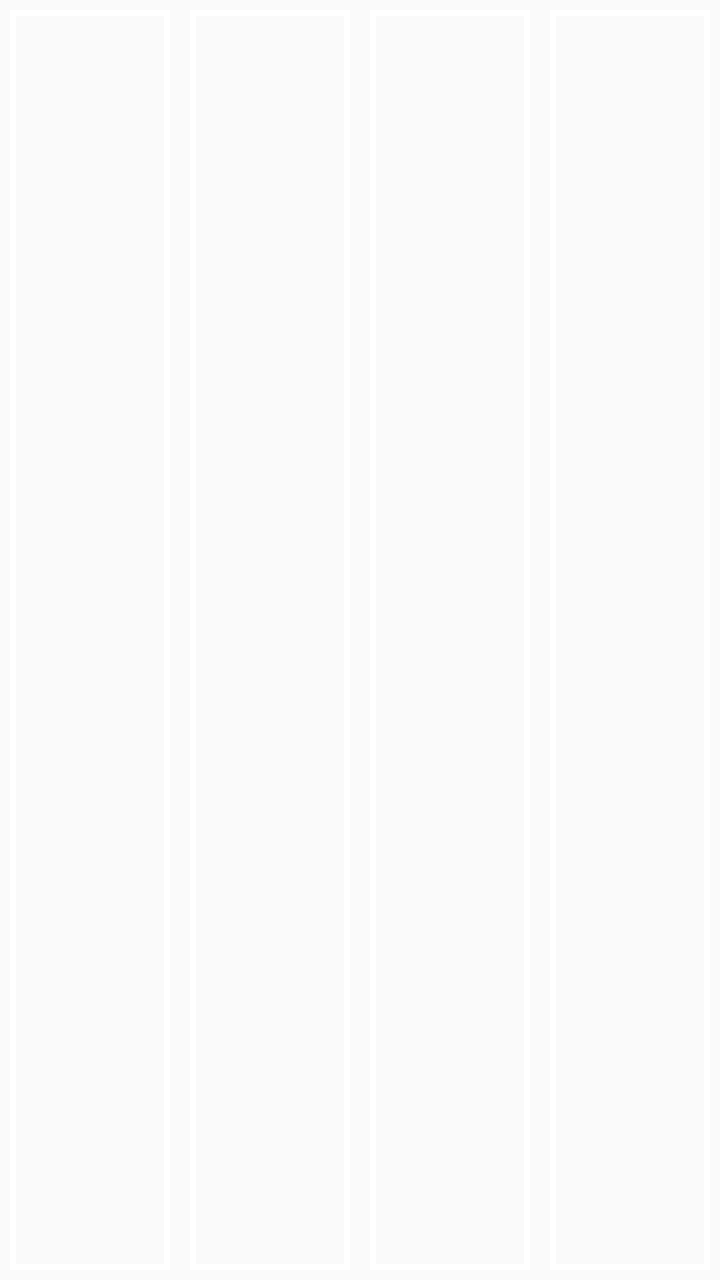
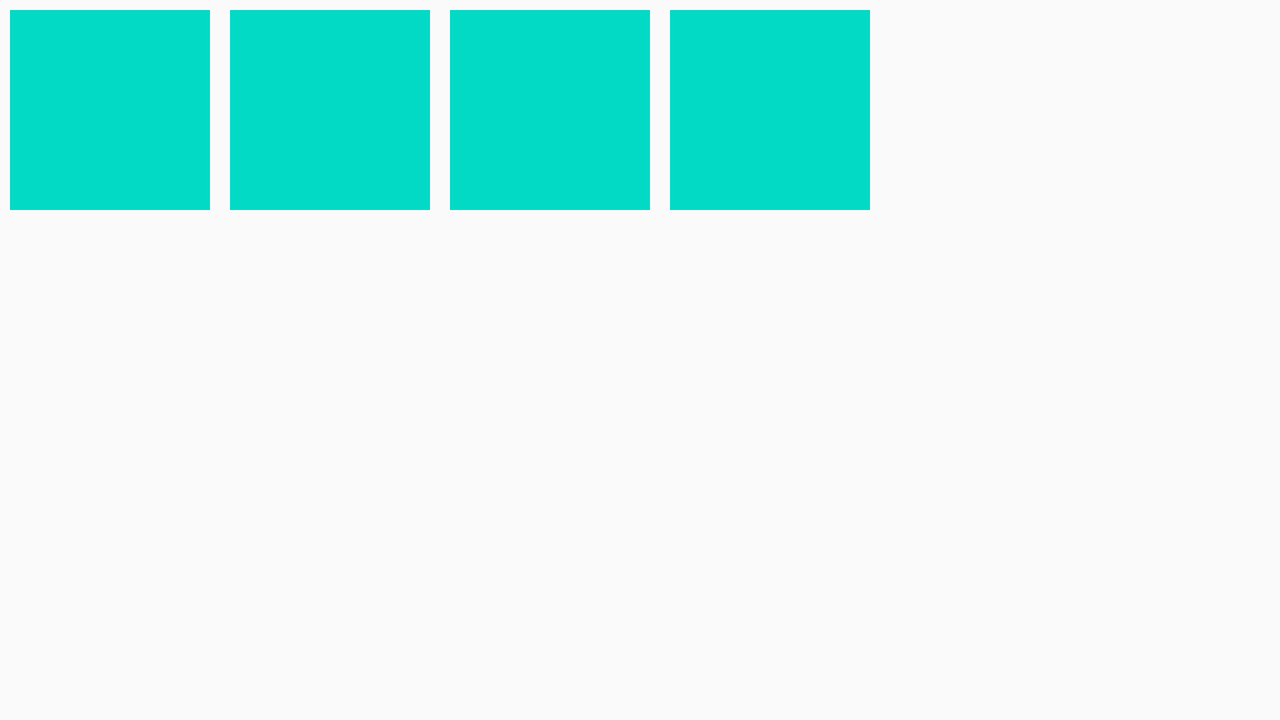

First picture: res/layout/ on a phone held upright. Second picture: the repository's own variant of that layout, on a device whose configuration matches the variant's folder. Source for both follows.
<!-- AndroidManifest.xml: application theme AppTheme.NoActionBar -->
<!-- res/layout/fragment_roster_team.xml -->
<android.support.constraint.ConstraintLayout xmlns:android="http://schemas.android.com/apk/res/android"
    xmlns:app="http://schemas.android.com/apk/res-auto"
    xmlns:tools="http://schemas.android.com/tools"
    android:layout_width="440dp"
    android:layout_height="110dp"
    android:orientation="horizontal"
    android:screenOrientation="landscape"
    tools:context="com.hert.legacyofat.frag.RosterTeamFragment">

    <android.support.constraint.Guideline
        android:id="@+id/leftVert"
        android:layout_width="wrap_content"
        android:layout_height="wrap_content"
        android:orientation="vertical"
        app:layout_constraintGuide_percent="0.0" />

    <android.support.constraint.Guideline
        android:id="@+id/rightVert"
        android:layout_width="wrap_content"
        android:layout_height="wrap_content"
        android:orientation="vertical"
        app:layout_constraintGuide_percent="1" />

    <android.support.constraint.Guideline
        android:id="@+id/topHoriz"
        android:layout_width="wrap_content"
        android:layout_height="wrap_content"
        android:orientation="horizontal"
        app:layout_constraintGuide_percent="0" />

    <android.support.constraint.Guideline
        android:id="@+id/bottomHoriz"
        android:layout_width="wrap_content"
        android:layout_height="wrap_content"
        android:orientation="horizontal"
        app:layout_constraintGuide_percent="1" />

    <android.support.constraint.Guideline
        android:id="@+id/vert1"
        android:layout_width="wrap_content"
        android:layout_height="wrap_content"
        android:orientation="vertical"
        app:layout_constraintGuide_percent="0.25" />

    <android.support.constraint.Guideline
        android:id="@+id/vert2"
        android:layout_width="wrap_content"
        android:layout_height="wrap_content"
        android:orientation="vertical"
        app:layout_constraintGuide_percent="0.5" />

    <android.support.constraint.Guideline
        android:id="@+id/vert3"
        android:layout_width="wrap_content"
        android:layout_height="wrap_content"
        android:orientation="vertical"
        app:layout_constraintGuide_percent="0.75" />

    <TextView
        android:id="@+id/slot1"
        android:layout_width="0dp"
        android:layout_height="0dp"
        android:layout_marginBottom="5dp"
        android:layout_marginLeft="5dp"
        android:layout_marginRight="5dp"
        android:layout_marginTop="5dp"
        app:layout_constraintLeft_toLeftOf="@+id/leftVert"
        app:layout_constraintRight_toLeftOf="@+id/vert1"
        app:layout_constraintTop_toTopOf="@+id/topHoriz"
        app:layout_constraintBottom_toTopOf="@+id/bottomHoriz"
        android:textAlignment="center"
        android:fontFamily="monospace"
        android:textSize="65sp"
        android:onClick="onClick"
        android:background="@drawable/back"
        android:backgroundTint="#FFFFFF"/>

    <TextView
        android:id="@+id/slot2"
        android:layout_width="0dp"
        android:layout_height="0dp"
        android:layout_marginBottom="5dp"
        android:layout_marginLeft="5dp"
        android:layout_marginRight="5dp"
        android:layout_marginTop="5dp"
        app:layout_constraintLeft_toLeftOf="@+id/vert1"
        app:layout_constraintRight_toLeftOf="@+id/vert2"
        app:layout_constraintTop_toTopOf="@+id/topHoriz"
        app:layout_constraintBottom_toTopOf="@+id/bottomHoriz"
        android:textAlignment="center"
        android:fontFamily="monospace"
        android:textSize="65sp"
        android:onClick="onClick"
        android:background="@drawable/back"
        android:backgroundTint="#FFFFFF"/>

    <TextView
        android:id="@+id/slot3"
        android:layout_width="0dp"
        android:layout_height="0dp"
        android:layout_marginBottom="5dp"
        android:layout_marginLeft="5dp"
        android:layout_marginRight="5dp"
        android:layout_marginTop="5dp"
        app:layout_constraintLeft_toLeftOf="@+id/vert2"
        app:layout_constraintRight_toLeftOf="@+id/vert3"
        app:layout_constraintTop_toTopOf="@+id/topHoriz"
        app:layout_constraintBottom_toTopOf="@+id/bottomHoriz"
        android:textAlignment="center"
        android:fontFamily="monospace"
        android:textSize="65sp"
        android:onClick="onClick"
        android:background="@drawable/back"
        android:backgroundTint="#FFFFFF"/>

    <TextView
        android:id="@+id/slot4"
        android:layout_width="0dp"
        android:layout_height="0dp"
        android:layout_marginBottom="5dp"
        android:layout_marginLeft="5dp"
        android:layout_marginRight="5dp"
        android:layout_marginTop="5dp"
        app:layout_constraintLeft_toLeftOf="@+id/vert3"
        app:layout_constraintRight_toLeftOf="@+id/rightVert"
        app:layout_constraintTop_toTopOf="@+id/topHoriz"
        app:layout_constraintBottom_toTopOf="@+id/bottomHoriz"
        android:textAlignment="center"
        android:fontFamily="monospace"
        android:textSize="65sp"
        android:onClick="onClick"
        android:background="@drawable/back"
        android:backgroundTint="#FFFFFF"/>

</android.support.constraint.ConstraintLayout>
<!-- resources referenced by this layout -->
<resources>
  <!-- drawable back (drawable) -->
  <shape xmlns:android="http://schemas.android.com/apk/res/android" android:shape="rectangle" >
      <solid android:color="@android:color/transparent" />
      <stroke android:width="3dp" android:color="#FF00FF00"/>
  </shape>
  <style name="AppTheme.NoActionBar" parent="@style/Theme.AppCompat.Light.NoActionBar">
          <item name="windowActionBar">false</item>
          <item name="windowNoTitle">true</item>
          <item name="android:windowFullscreen">true</item>
          <item name="android:windowContentOverlay">@null</item>
          <item name="android:activityOpenEnterAnimation">@anim/replace_anim</item>
          <item name="android:activityOpenExitAnimation">@anim/replace_anim</item>
          <item name="android:activityCloseEnterAnimation">@anim/replace_anim</item>
          <item name="android:activityCloseExitAnimation">@anim/replace_anim</item>
          <item name="android:taskOpenEnterAnimation">@anim/replace_anim</item>
          <item name="android:taskOpenExitAnimation">@anim/replace_anim</item>
      </style>
</resources>
<!-- res/layout-land/fragment_roster_team.xml (the author's variant of the layout above) -->
<!-- drawn on the phone turned sideways -->
<LinearLayout xmlns:android="http://schemas.android.com/apk/res/android"
    xmlns:tools="http://schemas.android.com/tools"
    android:layout_width="440dp"
    android:layout_height="110dp"
    android:orientation="horizontal"
    android:theme="@style/AppTheme.NoActionBar"
    tools:context="com.hert.legacyofat.frag.RosterTeamFragment">

    <TextView
        android:id="@+id/slot1"
        android:layout_height="100dp"
        android:layout_width="100dp"
        android:layout_margin="5dp"
        android:textAlignment="center"
        android:gravity="center"
        android:textSize="12sp"
        android:background="@color/colorAccent"
        android:onClick="onClick"/>

    <TextView
        android:id="@+id/slot2"
        android:layout_height="100dp"
        android:layout_width="100dp"
        android:layout_margin="5dp"
        android:textAlignment="center"
        android:gravity="center"
        android:textSize="12sp"
        android:background="@color/colorAccent"
        android:onClick="onClick"/>

    <TextView
        android:id="@+id/slot3"
        android:layout_height="100dp"
        android:layout_width="100dp"
        android:layout_margin="5dp"
        android:textAlignment="center"
        android:gravity="center"
        android:textSize="12sp"
        android:background="@color/colorAccent"
        android:onClick="onClick"/>

    <TextView
        android:id="@+id/slot4"
        android:layout_height="100dp"
        android:layout_width="100dp"
        android:layout_margin="5dp"
        android:textAlignment="center"
        android:gravity="center"
        android:textSize="12sp"
        android:background="@color/colorAccent"
        android:onClick="onClick"/>

</LinearLayout>
<!-- resources referenced by the variant -->
<!-- as the phone turned sideways resolves them -->
<resources>
  <style name="AppTheme.NoActionBar" parent="@style/Theme.AppCompat.Light.NoActionBar">
          <item name="windowActionBar">false</item>
          <item name="windowNoTitle">true</item>
          <item name="android:windowFullscreen">true</item>
          <item name="android:windowContentOverlay">@null</item>
          <item name="android:activityOpenEnterAnimation">@anim/replace_anim</item>
          <item name="android:activityOpenExitAnimation">@anim/replace_anim</item>
          <item name="android:activityCloseEnterAnimation">@anim/replace_anim</item>
          <item name="android:activityCloseExitAnimation">@anim/replace_anim</item>
          <item name="android:taskOpenEnterAnimation">@anim/replace_anim</item>
          <item name="android:taskOpenExitAnimation">@anim/replace_anim</item>
      </style>
</resources>
